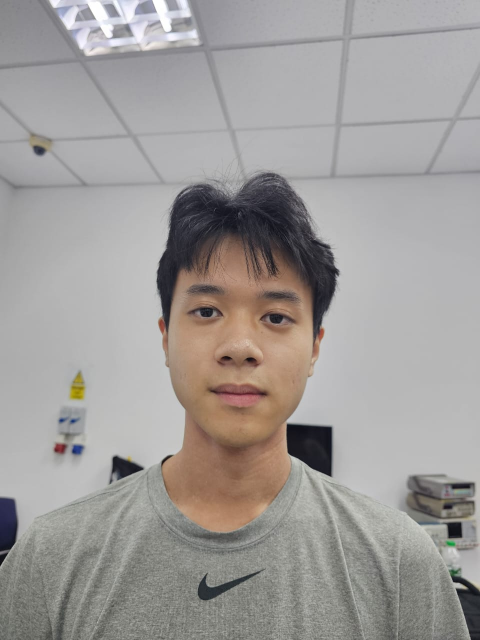
#> input picture multi/faces/bryan-old.jpeg, 960 x 1280 px (shown at 1/2 size)
$ python -i object_detection.py   (imports and definitions only)
#> lines starting #> are read from the running program, lines starting #| are printed output that depends on the picture; after the words box and inside, x2 and y2 are one past the last pixel; in counts of white or black regions, pixels touching at a corner belong together
#> further down, picture is the input picture: shape (1280, 960, 3); mean B, G, R 152.9, 155.1, 158.8
# it should always show output, while showing final verdict at the end of each frame
# i changed 8 to 5 for C and may be able to add more tolerance for container area if needed

import cv2
import numpy as np

MIN_AREA = 3500
MAX_ASPECT_RATIO = 1.6

def stop():
    cv2.destroyAllWindows()

# [43 lines left out: function detect_symbols_in_container, not called in this run]

def detect_shapes_in_container(i, c, cnts, hrchy):
    area = cv2.contourArea(c)
    if area < MIN_AREA:
        return None

    sel_c = None
    w_rot, h_rot = 0, 0

    child_idx = hrchy[0][i][2]

    # check if it has a child, and is at hierarchy 0
    if hrchy[0][i][3] == -1:
        if child_idx != -1:
            child_area = cv2.contourArea(cnts[child_idx])
            hollow_ratio = child_area / area if area > 0 else 0

            if hollow_ratio > 0.85:
                print(f"Hollow container at: {i}")

                min_rect = cv2.minAreaRect(c)
                w_rot, h_rot = min_rect[1]
                if w_rot == 0 or h_rot == 0:
                    return None
                rect_area = w_rot * h_rot
                extent = area / rect_area if rect_area > 0 else 0

                if extent > 0.85: # parent is rectangle-like, confirms it's a container
                    # Find largest valid grandchild instead of assuming first
                    largest_gc = None
                    largest_gc_area = 0
                    gchild_idx = hrchy[0][child_idx][2] # first grandchild
                    sel_i = i
                    total_area = 0
                    qr = 0

                    while gchild_idx != -1:
                        gc_curr = cnts[gchild_idx]
                        gc_area = cv2.contourArea(gc_curr)
                        total_area += gc_area
                        if gc_area > MIN_AREA and gc_area > largest_gc_area:
                            largest_gc = gc_curr
                            largest_gc_area = gc_area
                            sel_i = gchild_idx
                        if gc_area > MIN_AREA * 0.7:
                            qr += 1
                        gchild_idx = hrchy[0][gchild_idx][0] # next sibling

                    if qr >= 3:
                        return child_idx

                    if largest_gc is not None:
                        sel_c = largest_gc
                        min_rect = cv2.minAreaRect(sel_c)
                        w_rot, h_rot = min_rect[1]
                        if w_rot == 0 or h_rot == 0:
                            return None
                        print(f"Contained shape for: {sel_i}")
                    # to not recognize fingerprint, QR and recycling
                    elif total_area > MIN_AREA:
                        return child_idx

        if sel_c is None:
            return None
        else:
            return sel_c, w_rot, h_rot, min_rect, child_area, child_idx

def detect_object(frame):

    gray = cv2.cvtColor(frame, cv2.COLOR_BGR2GRAY)
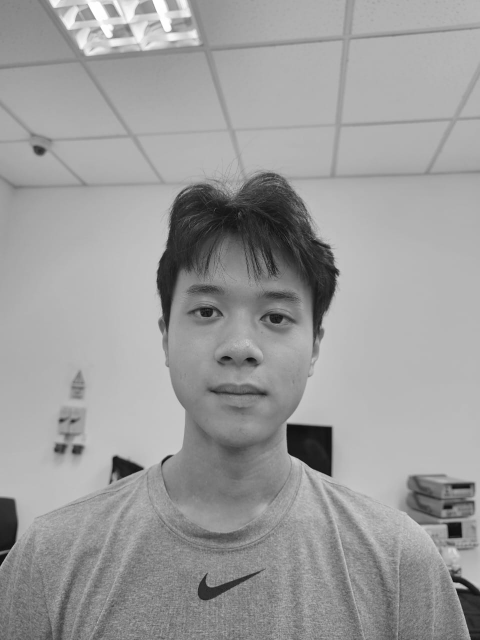
#> gray: shape (1280, 960) (shown at 1/2 size); min 0, max 255, mean 155.9
    blur = cv2.GaussianBlur(gray, (5, 5), 0)

    thresh = cv2.adaptiveThreshold(
        blur, 255,
        cv2.ADAPTIVE_THRESH_GAUSSIAN_C,
        cv2.THRESH_BINARY_INV,
        51, 5
    )
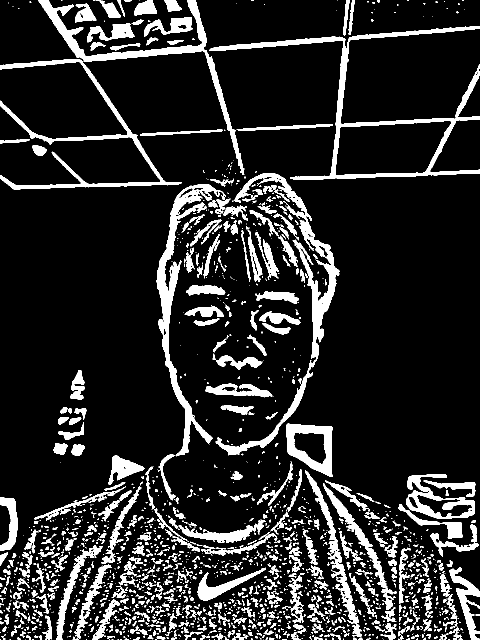
#> thresh: shape (1280, 960) (shown at 1/2 size); 14.4% white; 1883 white regions (1250 under 20 px), largest, box (x1, y1, x2, y2) and area: (418, 52, 960, 360) 13447, (431, 346, 679, 911) 12217, (313, 368, 452, 913) 10956

    kernel = np.ones((3, 3), np.uint8)
    closed = cv2.morphologyEx(thresh, cv2.MORPH_CLOSE, kernel, iterations=2)
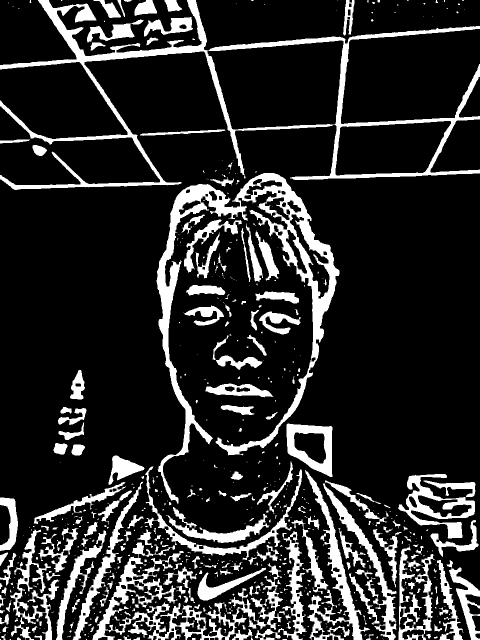
#> closed: shape (1280, 960) (shown at 1/2 size); 16.8% white; 612 white regions (400 under 20 px)

    cnts, hrchy = cv2.findContours(closed, cv2.RETR_TREE, cv2.CHAIN_APPROX_SIMPLE)
#> cnts = 711 contours, 444 with area under 20; largest, box (x1, y1, x2, y2) and area: (0, 0, 960, 380) 88935, (414, 80, 688, 260) 38637, (313, 346, 679, 1007) 38220, (670, 241, 903, 352) 19938, (185, 1085, 566, 1280) 16110; hrchy = 711 rows, first 6: [1, -1, -1, -1], [2, 0, -1, -1], [3, 1, -1, -1], [4, 2, -1, -1], [5, 3, -1, -1], [6, 4, -1, -1]

    answer = []
    containers = []

    cv2.imshow("frame", frame)
    cv2.imshow("close", closed)
    cv2.waitKey(1)

    # should already have hierarchy if a contour exists
    for i, c in enumerate(cnts):
        pred = "No idea"
        result = detect_shapes_in_container(i, c, cnts, hrchy)

        if result is not None: # found container
            if isinstance(result, (int, np.integer)): # no valid contours
                containers.append(result)
            else: # has valid contours
                sel_c, w_rot, h_rot, min_rect, inner_area, child_idx = result

                peri = cv2.arcLength(sel_c, True)
                approx = cv2.approxPolyDP(sel_c, 0.01 * peri, True)
                corners = len(approx)
                aspect_ratio = max(w_rot, h_rot) / min(w_rot, h_rot) if min(w_rot, h_rot) > 0 else 0

                # Convex hull
                hull = cv2.convexHull(sel_c)
                hull_area = cv2.contourArea(hull)
                sel_area = cv2.contourArea(sel_c)
                solidity = sel_area / hull_area if hull_area > 0 else 0

                inner_area_ratio = sel_area / inner_area

                # Rotated extent
                extent = sel_area / (w_rot * h_rot) if w_rot*h_rot > 0 else 0

                ellipse_area_ratio = 0

                if solidity < 0.70:
                    if solidity < 0.55 and extent < 0.40:
                        pred = "Star"
                    else:
                        # pred = "Arrow"
                        x, y, w, h = cv2.boundingRect(sel_c)
                        bx = x + (w / 2.0)
                        by = y + (h / 2.0)

                        M = cv2.moments(sel_c)
                        if M["m00"] != 0:
                            cx = M["m10"] / M["m00"]
                            cy = M["m01"] / M["m00"]
                            dx = cx - bx
                            dy = cy - by

                            #pred = "Arrow (RIGHT)" if dx > 0 else "Arrow (LEFT)"
                            if abs(dx) > abs(dy):
                                pred = "Arrow (RIGHT)" if dx > 0 else "Arrow (LEFT)"
                            else:
                                pred = "Arrow (DOWN)" if dy > 0 else "Arrow (UP)"
                elif corners == 4 and inner_area_ratio < 0.45:
                    if extent < 0.80:
                        pred = "Trapezium"
                    else:
                        pred = "Kite"
                elif aspect_ratio > 1.3 and solidity > 0.95:
                    pred = "Major Segment"
                elif corners == 8:
                    pred = "Octagon"
                else:
                    if sel_area > 6000:
                        # Ellipse area ratio
                        _, radius = cv2.minEnclosingCircle(sel_c)
                        circle_area = np.pi * radius * radius
                        ellipse_area_ratio = sel_area / circle_area if circle_area > 0 else 0

                        if corners == 12 and aspect_ratio < 1.13:
                            pred = "Plus"
                        elif ellipse_area_ratio < 0.55 and inner_area_ratio < 0.6:
                            pred = "Press Button"
                        elif ellipse_area_ratio < 0.8 and extent < 0.75 and solidity < 0.9:
                            pred = "3/4 Circle"
                        elif ellipse_area_ratio < 1.05:
                            pred = "Danger"
                    else:
                        pred = "No idea"

                if pred == "No idea":
                    containers.append(child_idx)
                else:
                    answer.append(pred)
#> this loop made 711 passes
#> area in detect_shapes_in_container on passes 9, 10, 13: 21, 30.5, 33
#> after the loop, answer = []; containers = []
                    #print(sel_area)

        # jumps to here if no containers, then continues for loop

    for container in containers:
        pred = detect_symbols_in_container(container, cnts, hrchy)
        if pred != "No idea":
            answer.append(pred)
#> this loop made 0 passes

    if len(answer) == 0:
        #print("Final verdict: No shapes")
        return None
    else:
        #print(f"Final verdict: {answer}")
        return answer


>>> import cv2
>>> picture = cv2.imread('faces/bryan-old.jpeg')
>>> result = detect_object(picture)

$ run again, on multi/faces/jayden-old.jpeg
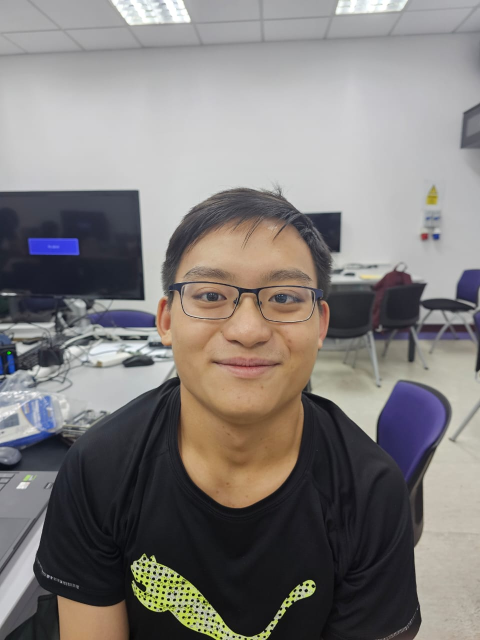
#> input picture multi/faces/jayden-old.jpeg, 960 x 1280 px (shown at 1/2 size)
#> picture is the input picture: shape (1280, 960, 3); mean B, G, R 122.9, 124.7, 128.9
#> in detect_object, `thresh = cv2.adaptiveThreshold( blur, 255, cv2.ADAPTIVE_THRESH_GAUSSIA..`:
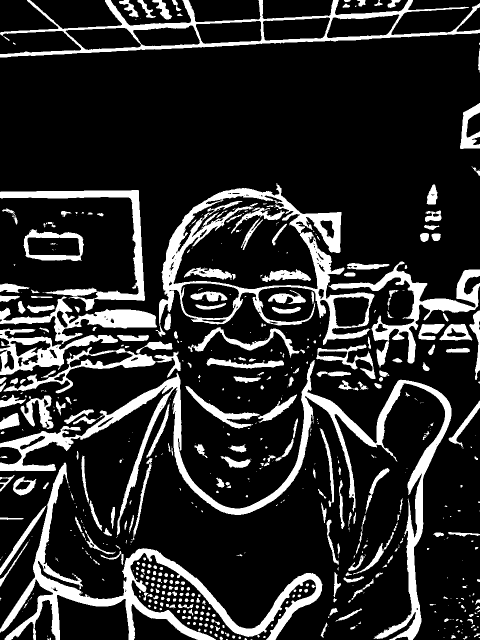
#> thresh: shape (1280, 960) (shown at 1/2 size); 17.2% white; 626 white regions (306 under 20 px), largest, box (x1, y1, x2, y2) and area: (0, 720, 903, 1280) 37231, (0, 925, 645, 1280) 26790, (311, 366, 749, 690) 25206
#> in detect_object, `closed = cv2.morphologyEx(thresh, cv2.MORPH_CLOSE, kernel, iterations=2)`:
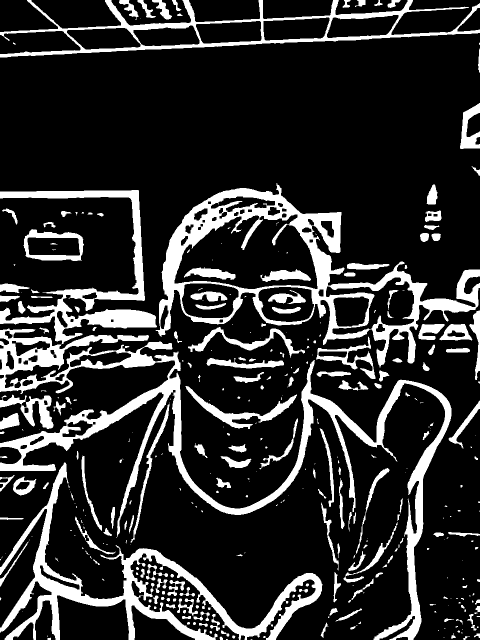
#> closed: shape (1280, 960) (shown at 1/2 size); 18.1% white; 366 white regions (174 under 20 px)
#> cnts = 434 contours, 204 with area under 20; largest, box (x1, y1, x2, y2) and area: (311, 366, 960, 735) 100842, (0, 380, 903, 1280) 74164, (0, 0, 960, 115) 37778, (348, 428, 636, 579) 30029, (0, 925, 645, 1280) 29292; hrchy = 434 rows, first 6: [1, -1, -1, -1], [2, 0, -1, -1], [3, 1, -1, -1], [4, 2, -1, -1], [5, 3, -1, -1], [6, 4, -1, -1]
#> the loop in detect_object, `for i, c in enumerate(cnts):` made 434 passes
#> area in detect_shapes_in_container on passes 5, 6, 8: 27, 23, 21.5
#> after the loop in detect_object, `for i, c in enumerate(cnts):`: answer = []
